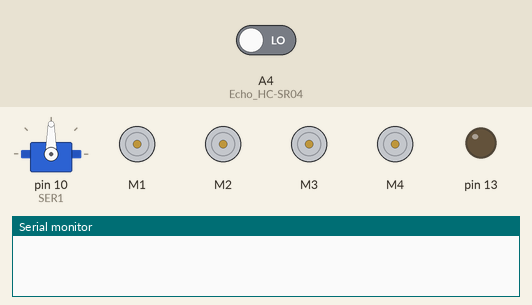
Simulated run of this sketch. Board: Arduino Uno, built with avr-gcc and run on an emulated ATmega328P. On the bench: servo, 4 × DC motor (green arrow = forward, orange = backward, longer = faster), output pins drawn as LEDs (lit = HIGH), the last lines printed to the serial monitor. Inputs (shaded band) come from the test bench; at power-on: A4 (Echo_HC-SR04) LOW. Pins used as bus, display or sensor lines are not drawn.

Above: at 0.1 s.
At 9.1 s:
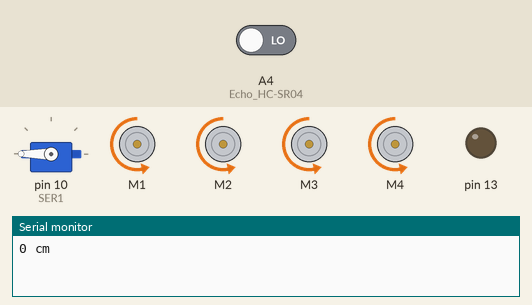
At 13.1 s:
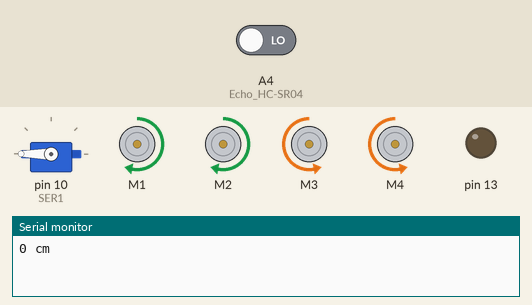
At 19.1 s:
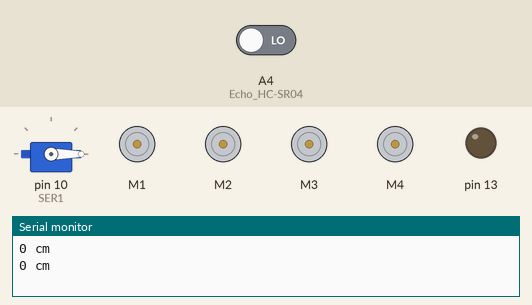
At 27.1 s:
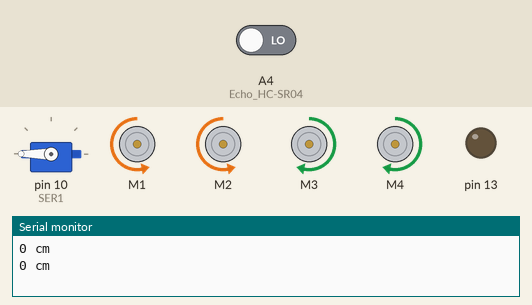
At 37.1 s:
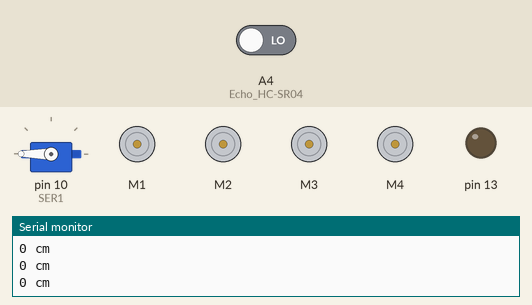
Timing chart, 0 to 40.0 s (numbered marks = the images above):
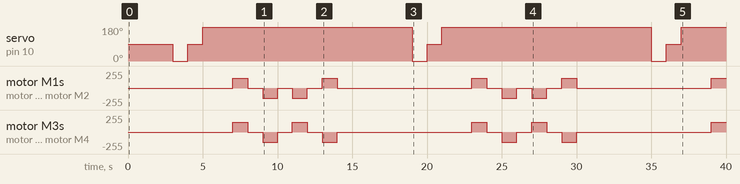

The sketch:

motorShield_L293D.ino
```cpp
/**
  Motor Shield L293D
  - Controle de 4 motores CC
  - Controle de um micro servo
  - Leitura do sensor ultrasônico HC-SR04
  @author Professor José de Assis
  @link https://roboticapratica.com.br/

  CHASSI ROBÓTICO (Ligação dos motores)

   /- M4 ------ M3 -\
  |                  |
  |  Frente          |
  |  <===            |
  |                  |
   \- M1 ------ M2 -/

  SENSOR ULTRASSÔNICO HC-SR04
   -------------------
  | Sensor  | Arduino |
  | VCC     | 5V      |
  | Trig    | A5      |
  | Echo    | A4      |
  | GND     | GND     |
   -------------------

  MICRO SERVO
   --------------------------------
  | Servo    | Motor Shield (SER1) |
  | Marron   | -                   |
  | Vermelho | +                   |
  | Laranja  | S                   |
   --------------------------------
*/

#include <AFMotor.h>
AF_DCMotor M1(1);
AF_DCMotor M2(2);
AF_DCMotor M3(3);
AF_DCMotor M4(4);

#include <Servo.h>
Servo SER1;

int distancia;
long sensor;

void setup() {
  Serial.begin(9600);
  pinMode (A4, INPUT ); //Echo HC-SR04
  pinMode (A5, OUTPUT); //Trig HC-SR04
  pinMode (13, OUTPUT);
  SER1.attach(10);
}

void loop() {
  //teste do sensor ultrassônico
  distancia = ping();
  Serial.print(distancia);
  Serial.println(" cm");
  delay(2000);
  //teste do micro servo
  SER1.write(0);
  delay(1000);
  SER1.write(90);
  delay(1000);
  SER1.write(180);
  delay(2000);
  //testes dos motores
  forward();
  delay(1000);
  stopped();
  delay(1000);
  backward();
  delay(1000);
  stopped();
  delay(1000);
  left();
  delay(1000);
  stopped();
  delay(1000);
  right();
  delay(1000);
  stopped();
  delay(2000);
}

//sensor ultrassônico
long ping() {
  digitalWrite(A5, LOW);
  delayMicroseconds(2);
  digitalWrite(A5, HIGH);
  delayMicroseconds(10);
  sensor = pulseIn (A4, HIGH);
  return (sensor / 29) / 2;
}

//Parar o robô
void stopped() {
  M1.setSpeed(150);
  M2.setSpeed(150);
  M3.setSpeed(150);
  M4.setSpeed(150);
  M1.run(RELEASE);
  M2.run(RELEASE);
  M3.run(RELEASE);
  M4.run(RELEASE);
}

//Seguir em frente
void forward() {
  M1.setSpeed(150);
  M2.setSpeed(150);
  M3.setSpeed(150);
  M4.setSpeed(150);
  M1.run(FORWARD);
  M2.run(FORWARD);
  M3.run(FORWARD);
  M4.run(FORWARD);
}

//Seguir de ré
void backward() {
  M1.setSpeed(150);
  M2.setSpeed(150);
  M3.setSpeed(150);
  M4.setSpeed(150);
  M1.run(BACKWARD);
  M2.run(BACKWARD);
  M3.run(BACKWARD);
  M4.run(BACKWARD);
}

//Girar a direita
void right() {
  M1.setSpeed(150);
  M2.setSpeed(150);
  M3.setSpeed(150);
  M4.setSpeed(150);
  M1.run(FORWARD);
  M2.run(FORWARD);
  M3.run(BACKWARD);
  M4.run(BACKWARD);
}

//Girar a esquerda
void left() {
  M1.setSpeed(150);
  M2.setSpeed(150);
  M3.setSpeed(150);
  M4.setSpeed(150);
  M1.run(BACKWARD);
  M2.run(BACKWARD);
  M3.run(FORWARD);
  M4.run(FORWARD);
}
```

Measured:
- by itself, servo on pin 10 (SER1): repeats every 16.0 s: 90° 1.0 s, 180° 14.0 s, 0° 1.0 s
- by itself, motor M1, motor M2: stopped → forward 150/255 at 7.0 s, → stopped 1.0 s later, → backward 150/255 1.0 s later, → stopped 1.0 s later, … (17 changes in this stretch)
- by itself, motor M3, motor M4: stopped → forward 150/255 at 7.0 s, → stopped 1.0 s later, → backward 150/255 1.0 s later, → stopped 1.0 s later, … (17 changes in this stretch)
